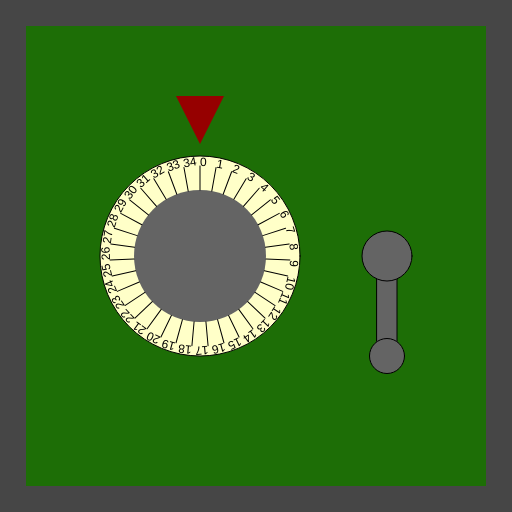
Frame 1 (no input)
Frame 60 (no input): identical to frame 1, image omitted
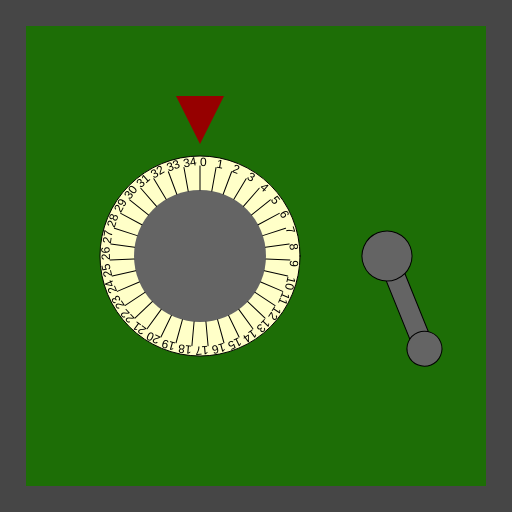
Frame 120 (the mouse pressed at the canvas centre since frame 60)

The p5.js sketch that drew these frames (run headless with seeded random() and noise() and a simulated clock; from frame 60 on, the mouse is pressed at the canvas centre):

// p5.js sketch
// ── sketch.js
/*

Officer: 4098078
CaseNum: 303-0-52946402-4098078

Case 303 - The Case of the Crooked Attorney
Stage 1 - Torvalds' Office

District Attorney Torvalds is well respected in Console City as an upstanding citizen and
enforcer of the law. Of course he’s as crooked as they come. I’ve had enough of having our
hard work at Sleuth and Co undermined by his bribes and back-payments. Let’s take take this
sucker down. I happen to know that Torvalds keeps his incriminating documents spread amongst
several safes in town. I’ll need you to bend the rules a little by breaking into them and
retrieving the incriminating evidence.

The first safe is in Torvald’s office. Crack it by doing the following:

	When any key is released:
	- Make cryptic_store_combA equal to 20

	When any key is pressed:
	- Make cryptic_store_combA equal to 5

	Whilst the mouse is being dragged:
	- Make cryptic_store_combA equal to 4

	When the mouse button is released:
	- Make cryptic_store_combA equal to 11

	When any key is pressed:
	- Make cryptic_store_combB equal to 64

	When any key is released:
	- Make cryptic_store_combB equal to 79

	When the mouse button is released:
	- Make cryptic_store_combB equal to 1

	When the mouse button is pressed:
	- Make cryptic_store_combB equal to 22



There are many possible ways of investigating this case, but you
should use ONLY the following commands:

	- The assignment operator aka. the equals sign !

*/

//declare the variables

var cryptic_store_combA;
var cryptic_store_combB;


function preload()
{
	//IMAGES WILL BE LOADED HERE

}

function setup()
{
	createCanvas(512,512);

	//initialise the variables
	cryptic_store_combA = 0;
	cryptic_store_combB = 0;

}

///////////////////EVENT HANDLERS///////////////////

//Add your code to these events to open the safe ...

function mouseMoved()
{
	console.log("mouseMoved", mouseX, mouseY);
}

function mouseDragged()
{
	console.log("mouseDragged", mouseX, mouseY);
  cryptic_store_combA = 4;
}

function mousePressed()
{
	console.log("mousePressed");
  cryptic_store_combB = 22;
}

function mouseReleased()
{
	console.log("mouseReleased");
  cryptic_store_combA = 11;
  cryptic_store_combB = 1;
}

function keyPressed()
{
	console.log("keyPressed", key);
  cryptic_store_combA = 5;
  cryptic_store_combB = 64;
}

function keyReleased()
{
	console.log("keyReleased", key);
  cryptic_store_combA = 20;
  cryptic_store_combB = 79;
}

///////////////DO NOT CHANGE CODE BELOW THIS POINT///////////////////

function draw()
{


	//Draw the safe door
	background(70);
	noStroke();
	fill(29,110,6);
	rect(26,26,width-52,width-52);

	//Draw the combination dial
	push();
	translate(200,height/2);
	drawDial(200, cryptic_store_combA, 35);
	pop();

	//Draw the lever
	push();
	translate(width - 125,256);
	drawLever(cryptic_store_combB);
	pop();

}

function drawDial(diameter,num,maxNum)
{
	//the combination lock

	var r = diameter * 0.5;
	var p = r * 0.6;

	stroke(0);
	fill(255,255,200);
	ellipse(0,0,diameter,diameter);
	fill(100);
	noStroke();
	ellipse(0,0,diameter*0.66,diameter*0.66);
	fill(150,0,0);
	triangle(
		-p * 0.4,-r-p,
		p * 0.4,-r-p,
		0,-r-p/5
	);

	noStroke();

	push();
	var inc = 360/maxNum;

	rotate(radians(-num * inc));
	for(var i = 0; i < maxNum; i++)
	{
		push();
		rotate(radians(i * inc));
		stroke(0);
		line(0,-r*0.66,0,-(r-10));
		noStroke();
		fill(0);
		text(i,0,-(r-10));
		pop();
	}

	pop();
}

function drawLever(rot)
{
	push();
	rotate(radians(-rot))
	stroke(0);
	fill(100);
	rect(-10,0,20,100);
	ellipse(0,0,50,50);
	ellipse(0,100,35,35);
	pop();
}
